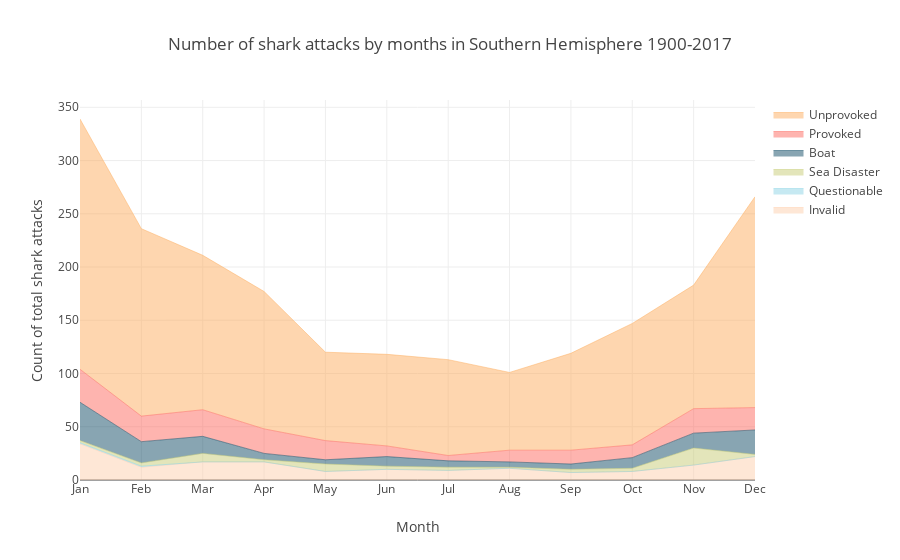

Here is the notebook cell this chart was saved with:
### Code cell
trace0 = dict(
    x=months,
    y=invalid_s,
    hoverinfo='x+y',
    mode='lines',
    line=dict(width=0.5), marker = dict(color = pink),
    stackgroup='one', name = 'Invalid')
trace1 = dict(
    x=months,
    y=questionable_s,
    hoverinfo='x+y',
    mode='lines',
    line=dict(width=0.5),marker = dict(color = light_blue),
    stackgroup='one', name="Questionable")
trace2 = dict(
    x=months,
    y=sea_disaster_s,
    hoverinfo='x+y',
    mode='lines',
    line=dict(width=0.5),marker = dict(color = green),              
    stackgroup='one', name='Sea Disaster')
trace3 = dict(
    x=months,
    y=boat_s,
    hoverinfo='x+y',
    mode='lines',
    line=dict(width=0.5),marker = dict(color = dark_blue),              
    stackgroup='one', name='Boat')
trace4 = dict(
    x=months,
    y=provoked_s,
    hoverinfo='x+y',
    mode='lines',
    line=dict(width=0.5), marker = dict(color = red),           
    stackgroup='one', name='Provoked')
trace5 = dict(
    x=months,
    y=unprovoked_s,
    hoverinfo='x+y',
    mode='lines',
    line=dict(width=0.5), marker = dict(color = orange),             
    stackgroup='one', name='Unprovoked')
data = [trace0, trace1, trace2, trace3, trace4, trace5]

layout = go.Layout(barmode='overlay',
        xaxis=dict(title='Month'),                  
    title='Number of shark attacks by months in Southern Hemisphere 1900-2017',
    yaxis=dict(
        title='Count of total shark attacks'),
    bargap=0.1)

fig = go.Figure(data=data, layout=layout)
iplot(fig, filename = "Sharks stacked")

### Figure 1 — Plotly figure (JSON) as saved in the notebook; plotly's stock layout.template omitted (floating-point values rounded to 4 significant figures)
{"data": [{"hoverinfo": "x+y", "line": {"width": 0.5}, "marker": {"color": "rgb(254, 207, 173)"}, "mode": "lines", "name": "Invalid", "stackgroup": "one", "type": "scatter", "uid": "5f7fff13-0b8b-4467-b5e6-c51b08e24014", "x": ["Jan", "Feb", "Mar", "Apr", "May", "Jun", "Jul", "Aug", "Sep", "Oct", "Nov", "Dec"], "y": [34, 12, 17, 17, 8, 10, 9, 11, 7, 8, 14, 22]}, {"hoverinfo": "x+y", "line": {"width": 0.5}, "marker": {"color": "rgb(142, 212, 229)"}, "mode": "lines", "name": "Questionable", "stackgroup": "one", "type": "scatter", "uid": "26482256-b929-42fb-8ddd-64410a9a0a2d", "x": ["Jan", "Feb", "Mar", "Apr", "May", "Jun", "Jul", "Aug", "Sep", "Oct", "Nov", "Dec"], "y": [1, 1]}, {"hoverinfo": "x+y", "line": {"width": 0.5}, "marker": {"color": "rgb(199, 204, 118)"}, "mode": "lines", "name": "Sea Disaster", "stackgroup": "one", "type": "scatter", "uid": "604d5e16-5f0e-408b-80b5-0b53eda1e79e", "x": ["Jan", "Feb", "Mar", "Apr", "May", "Jun", "Jul", "Aug", "Sep", "Oct", "Nov", "Dec"], "y": [2, 3, 8, 2, 7, 3, 3, 1, 3, 3, 16, 2]}, {"hoverinfo": "x+y", "line": {"width": 0.5}, "marker": {"color": "rgb(19, 77, 102)"}, "mode": "lines", "name": "Boat", "stackgroup": "one", "type": "scatter", "uid": "fa393a4b-a204-412d-bb1c-6a01578d6da1", "x": ["Jan", "Feb", "Mar", "Apr", "May", "Jun", "Jul", "Aug", "Sep", "Oct", "Nov", "Dec"], "y": [36, 20, 16, 6, 4, 9, 6, 5, 5, 10, 14, 23]}, {"hoverinfo": "x+y", "line": {"width": 0.5}, "marker": {"color": "rgb(253, 107, 97)"}, "mode": "lines", "name": "Provoked", "stackgroup": "one", "type": "scatter", "uid": "13774efc-e422-46b1-9e42-7600267ba2d7", "x": ["Jan", "Feb", "Mar", "Apr", "May", "Jun", "Jul", "Aug", "Sep", "Oct", "Nov", "Dec"], "y": [31, 24, 25, 23, 18, 10, 5, 11, 13, 12, 23, 21]}, {"hoverinfo": "x+y", "line": {"width": 0.5}, "marker": {"color": "rgb(253, 174, 97)"}, "mode": "lines", "name": "Unprovoked", "stackgroup": "one", "type": "scatter", "uid": "ac6b2d22-713e-4645-a56b-28c3e9d60f1a", "x": ["Jan", "Feb", "Mar", "Apr", "May", "Jun", "Jul", "Aug", "Sep", "Oct", "Nov", "Dec"], "y": [235, 176, 145, 129, 83, 86, 90, 73, 91, 114, 116, 198]}], "layout": {"bargap": 0.1, "barmode": "overlay", "title": {"text": "Number of shark attacks by months in Southern Hemisphere 1900-2017"}, "xaxis": {"title": {"text": "Month"}}, "yaxis": {"title": {"text": "Count of total shark attacks"}}}}
